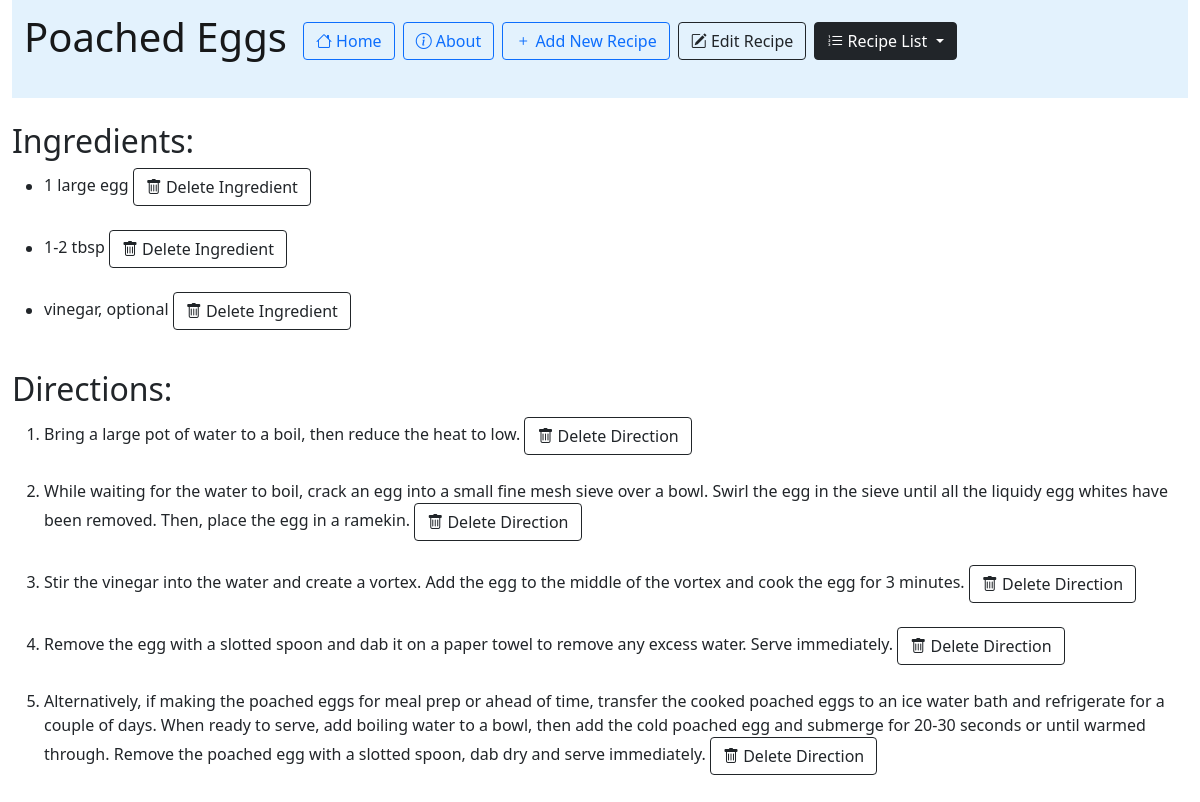
The page /recipe_app/145/ on the database its author committed.
### recipe_app/models.py (models this page shows, shortened)
class Recipe(models.Model):
    recipe_name = models.CharField(max_length=200)
    pub_date= models.DateTimeField('date published')

class Ingredient(models.Model):
    ingredient_name = models.CharField(max_length=200)
    recipe = models.ForeignKey(Recipe, on_delete=models.CASCADE)

class Direction(models.Model):
    step = models.TextField()
    recipe = models.ForeignKey(Recipe, on_delete=models.CASCADE)

### recipe_app/views.py (the view)
# urls.py: path('<int:recipe_id>/', views.recipe_page, name='recipe_page'),
def recipe_page(request, recipe_id):
    our_recipe = Recipe.objects.get(pk=recipe_id)
    try:
        our_recipe
    except Recipe.DoesNotExist:
        raise Http404("Recipe does not exist")
    latest_recipe_list = Recipe.objects.order_by('-pub_date')
    return render(request, 'recipe_app/recipe_page.html', {'latest_recipe_list': latest_recipe_list, 'recipe': our_recipe})

### recipe_app/templates/recipe_app/recipe_page.html (shortened to what this page needs)
{% extends "recipe_app/base.html" %}
{% block content %}
<div class="container-fluid">
<nav class="navbar navbar-light" style="background-color: #e3f2fd;">
  <form class="container-fluid justify-content-start">
    <a class="navbar-brand" ><h1>{{ recipe.recipe_name }}</h1></a>
    <a class="btn btn-outline-primary me-2" type="button" href="/recipe_app"><i class="bi bi-house"></i> Home</a>
    <a class="btn btn-outline-primary me-2" type="button" href="/recipe_app/about"><i class="bi bi-info-circle"></i> About</a>
    <a class="btn btn-outline-primary me-2" type="button" href="/recipe_app/add"><i class="bi bi-plus"></i> Add New Recipe</a>
    <a class="btn btn-outline-dark me-2" type="button" href="/recipe_app/{{ recipe.id }}/edit_recipe"><i class="bi bi-pencil-square"></i> Edit Recipe</a>
    <div class="dropdown">
        <button class="btn btn-outline-dark me-2 active dropdown-toggle" type="button" id="dropdownMenuButton2" data-bs-toggle="dropdown" aria-expanded="false">
            <i class="bi bi-list-ol"></i> Recipe List
        </button>
    </div>
  </form>
</nav>
<br>
{% if recipe.ingredient_set.all %}
    <h2> Ingredients: </h2>
    <ul>{% for ingredient in recipe.ingredient_set.all %}
        <li>{{ ingredient.ingredient_name }}
        <a href="{% url 'recipe_app:delete_ingredient' recipe.id ingredient.id %}"><button class="btn btn-outline-dark" type="button"><i class="bi bi-trash"></i> Delete Ingredient</button></a></li>
        <br>
    {% endfor %}</ul>
{% else %}
    <p>No ingredients have been added to the recipe.</p>
{% endif %}
{% if recipe.direction_set.all %}
<h2> Directions: </h2>
<ol>{% for direction in recipe.direction_set.all %}
    <li>{{ direction.step }}
    <a href="{% url 'recipe_app:delete_direction' recipe.id direction.id %}"><button class="btn btn-outline-dark" type="button"><i class="bi bi-trash"></i> Delete Direction</button></a></li>
    <br>
{% endfor %}</ol>
{% else %}
    <p>No directions have been added to the recipe.</p>
{% endif %}
<br><br>
</div>
{% endblock %}

### rows shown on the page
Recipe: recipe_name "Poached Eggs"
Ingredient: ingredient_name "1 large egg"
Ingredient: ingredient_name "1-2 tbsp"
Ingredient: ingredient_name "vinegar, optional"
Direction: step "Bring a large pot of water to a boil, then reduce the heat to low."
Direction: step "While waiting for the water to boil, crack an egg into a small fine mesh sieve over a bowl. Swirl the egg in the sieve until all the liquidy egg whites have been removed. Then, place the egg in a ramekin."
Direction: step "Stir the vinegar into the water and create a vortex. Add the egg to the middle of the vortex and cook the egg for 3 minutes."
Direction: step "Remove the egg with a slotted spoon and dab it on a paper towel to remove any excess water. Serve immediately."
Direction: step "Alternatively, if making the poached eggs for meal prep or ahead of time, transfer the cooked poached eggs to an ice water bath and refrigerate for a couple of days. When ready to serve, add boiling water to a bowl, then add the cold poached egg and submerge for 20-30 seconds or until warmed through. Remove the poached egg with a slotted spoon, dab dry and serve immediately."
